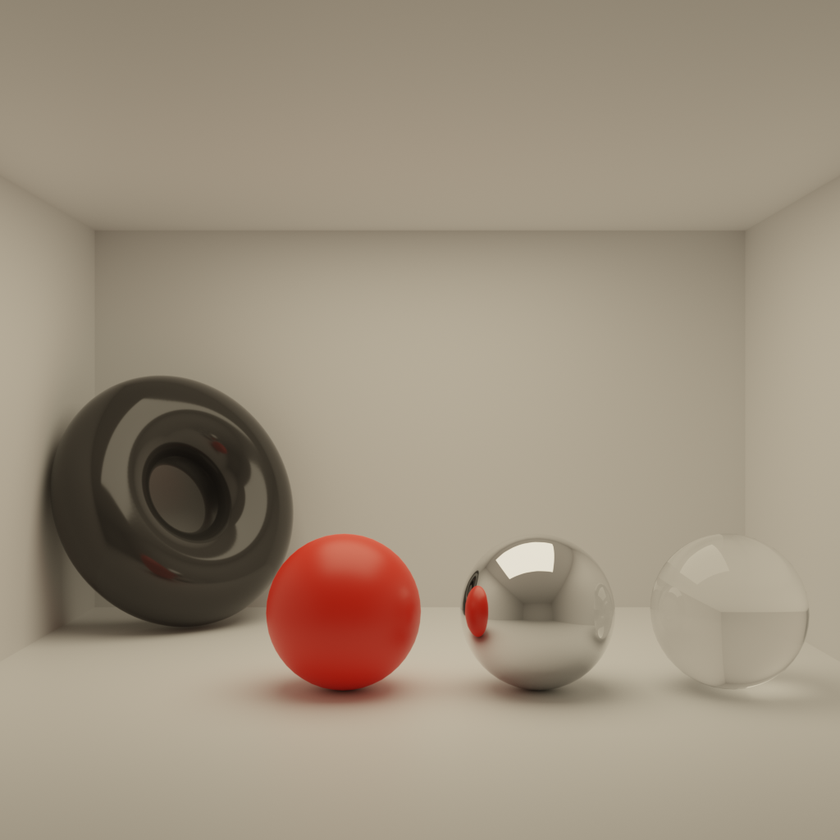
#> input picture pythonScripts/in/50000.png, 840 x 840 px, shrunk from 1024 x 1024 before the run
$ python addNoiseAndHisto.py
#> lines starting #> are read from the running program, lines starting #| are printed output that depends on the picture
#> in process, image is the input picture: shape (840, 840, 3); mean B, G, R 126.9, 144.2, 157.2
### pythonScripts/Noiser.py
import random

import numpy as np
import cv2
import sys
from datetime import datetime

def add_poisson_noise(image, intensity, intensityCorrection = False):

    if intensityCorrection:
        pixelMoyen = cv2.mean(image)
        intensiteMoyenne = (pixelMoyen[0] + pixelMoyen[1] + pixelMoyen[2]) / 3

    noise = np.random.poisson(intensity, image.shape)

    # Ajouter le bruit à l'image
    noisy_image = image + noise

    # Assurer que les valeurs restent dans la plage [0, 255]
    noisy_image = np.clip(noisy_image, 0, 255).astype(np.uint8)

    if intensityCorrection:
        pixelMoyen = cv2.mean(noisy_image)
        newintensiteMoyenne = (pixelMoyen[0] + pixelMoyen[1] + pixelMoyen[2]) / 3

        intensityDiff = intensiteMoyenne - newintensiteMoyenne

        noisy_image = noisy_image + intensityDiff
        noisy_image = np.clip(noisy_image, 0, 255).astype(np.uint8)

    return noisy_image

# [33 lines left out: functions add_gaussian_noise, addBlackNoise, not called in this run]

def add_white_noiseRGB(image, scale=0.1):
    # Générer le bruit blanc
#> called with scale = 0.4
    white_noise = np.random.rand(*image.shape) * scale

    # Ajouter le bruit à l'image
    noisy_image = image + white_noise * 255
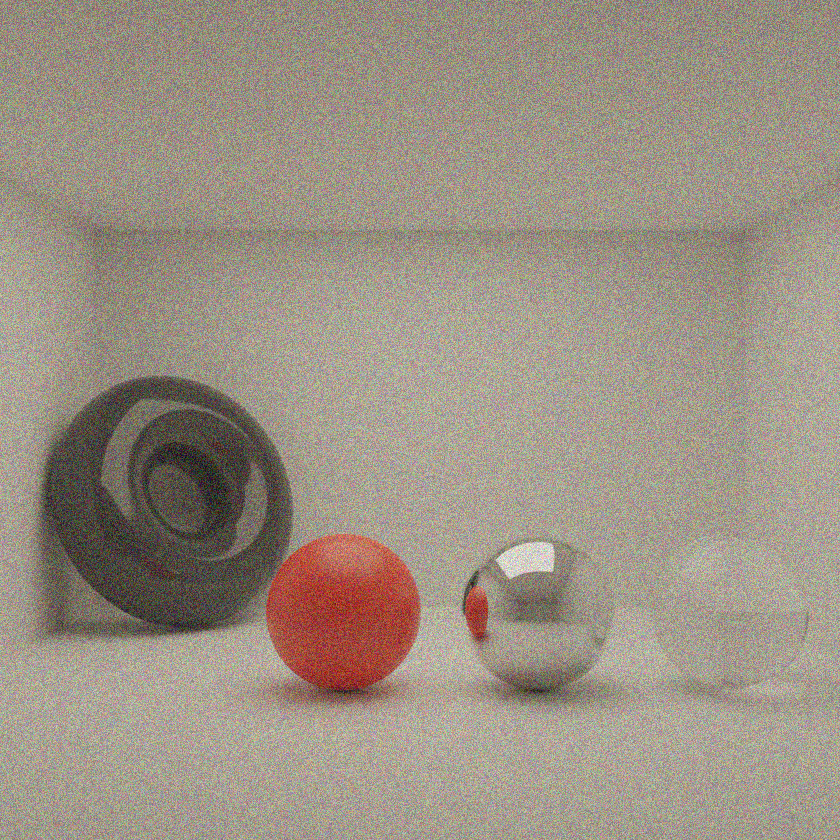
#> noisy_image: shape (840, 840, 3) float64; mean B, G, R 177.9, 195.2, 208.2; drawn with min black and max white

    noisy_image = np.clip(noisy_image, 0, 255).astype(np.uint8)
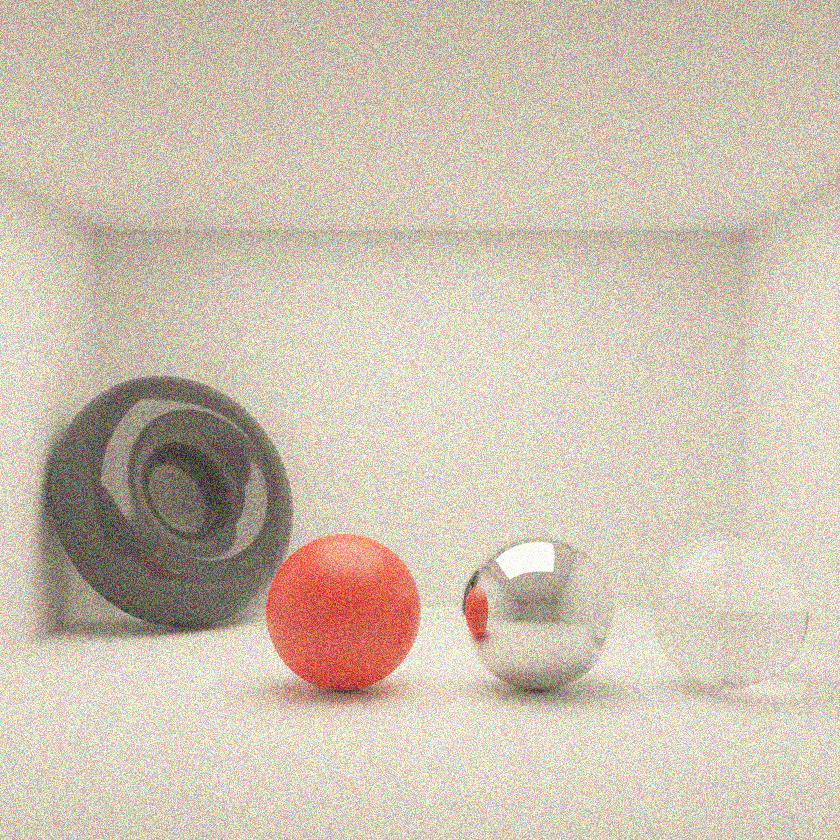
#> noisy_image: shape (840, 840, 3); mean B, G, R 177.4, 194.3, 206.4
#> in add_poisson_noise, `noisy_image = np.clip(noisy_image, 0, 255).astype(np.uint8)`:
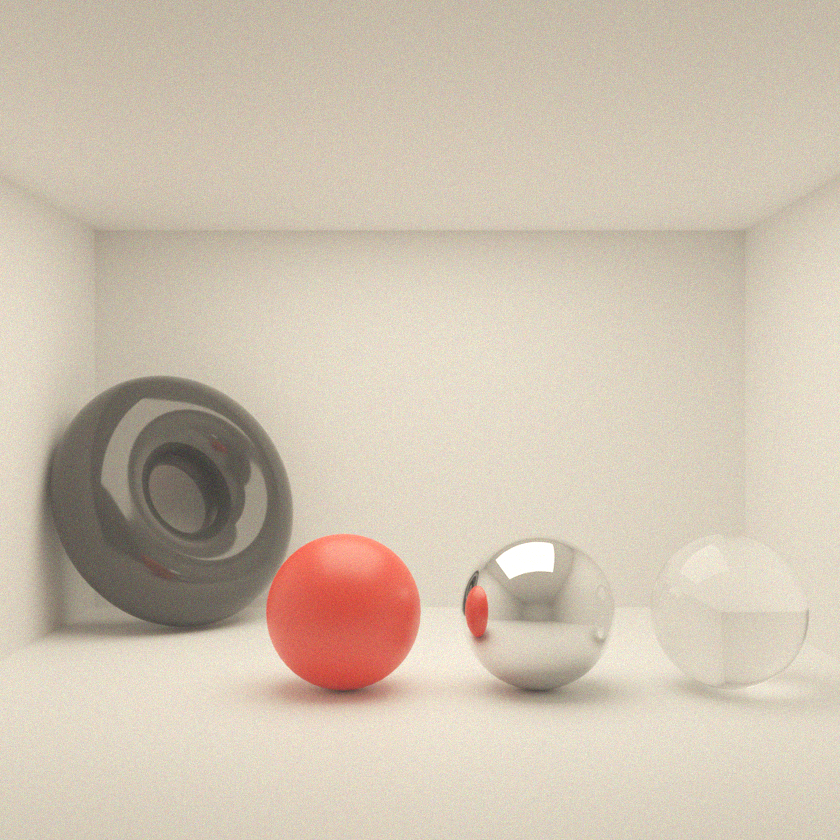
#> noisy_image: shape (840, 840, 3); mean B, G, R 176.9, 194.1, 207.1

    return noisy_image

# [22 lines left out: functions addBlackNoiseInDarkArea, addSaltPepperNoise, not called in this run]


def process(image_path):
    # Charger une image à partir du chemin spécifié
    image = cv2.imread(image_path)

    if image is None:
        print("Impossible de charger l'image. Assurez-vous que le chemin est correct.")
        sys.exit(1)

    # Ajouter le bruit à l'image
    #noisy_image = addBlackNoise(image, 10)
    #noisy_image = addSaltPepperNoise(image, 5)
    noisy_image = add_white_noiseRGB(image, 0.4)
    #noisy_image = add_gaussian_noise(image, 0, 20)
    #noisy_image = add_poisson_noise(image, 50, True)

    now = datetime.now()
    date_time_string = now.strftime("%Y_%m_%d_%H%M%S")

    cv2.imwrite('out/noisy_img' + date_time_string + '.png', noisy_image)


image_path = "./in/50000.png"

process(image_path)

### pythonScripts/shownoise.py
import cv2
import numpy as np
import argparse
from datetime import datetime
import matplotlib.pyplot as plt

import imgUtils

def rgb_to_fourier_cv2(img):

    img = cv2.cvtColor(img, cv2.COLOR_RGB2GRAY)
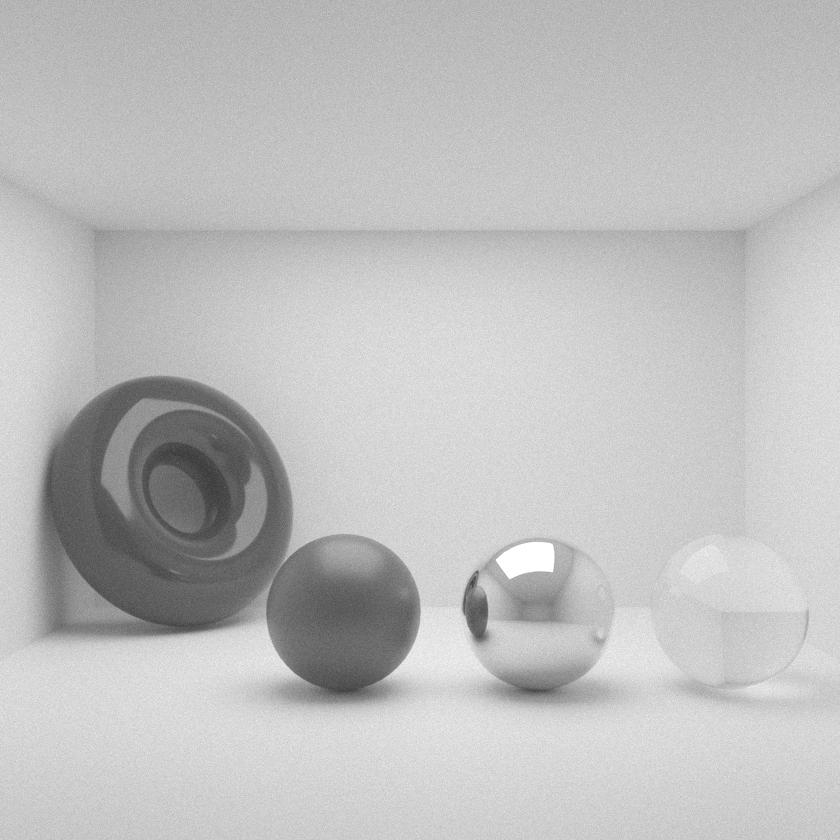
#> img: shape (840, 840); min 52, max 255, mean 190.5
    assert img is not None, "file could not be read, check with os.path.exists()"
    dft = cv2.dft(np.float32(img), flags=cv2.DFT_COMPLEX_OUTPUT)
    dft_shift = np.fft.fftshift(dft)
    magnitude_spectrum = 20 * np.log(cv2.magnitude(dft_shift[:, :, 0], dft_shift[:, :, 1]))
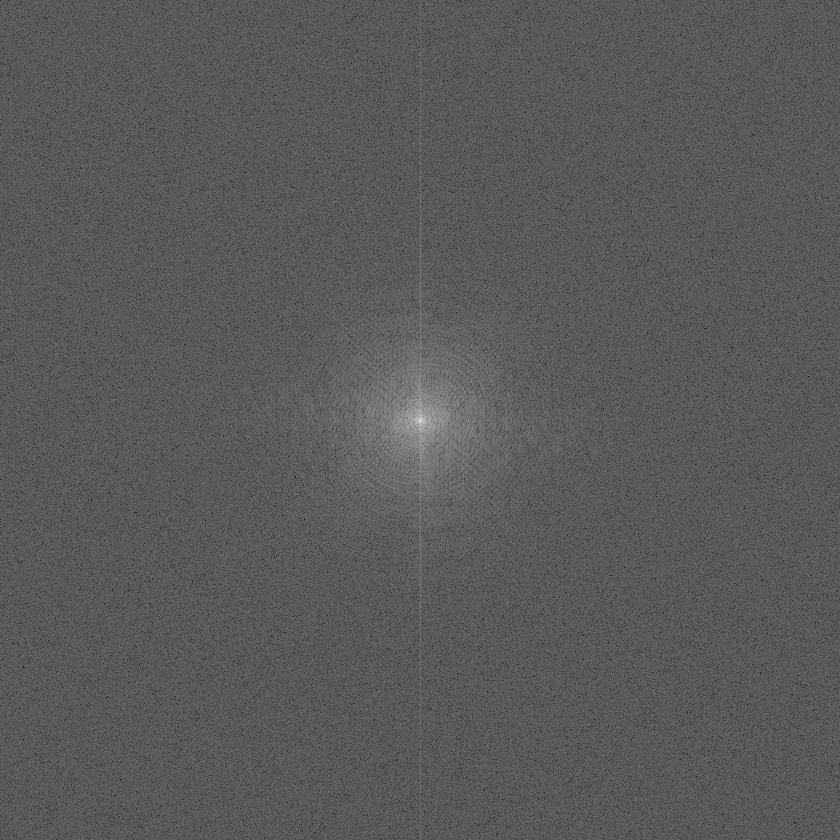
#> magnitude_spectrum: shape (840, 840) float32; min 46.29, max 374.3, mean 162.1; drawn with min black and max white
    plt.subplot(121), plt.imshow(img, cmap='gray')
    plt.title('Input Image'), plt.xticks([]), plt.yticks([])
    plt.subplot(122), plt.imshow(magnitude_spectrum, cmap='gray')
    plt.title('Magnitude Spectrum'), plt.xticks([]), plt.yticks([])
    plt.show()

    return magnitude_spectrum

# [64 lines left out: functions extract_noise_fromPath, extract_noise, not called in this run]

# [16 lines that do not run on import are left out]

### pythonScripts/imgUtils.py
import cv2
import matplotlib.pyplot as plt

# [13 lines left out: function writeHistoRGB, not called in this run]

def showHistoRGB(image, channel):

    # Calculer l'histogramme
#> called with channel = 0
    hist = cv2.calcHist([image], [channel], None, [256], [0, 256])
#> hist = 256 values, max 25058 at index 166, min 0 at index 0, mean 2755.5

    # Dessiner l'histogramme
    plt.figure()
    plt.title('Histogramme de l\'image')
    plt.xlabel('Niveau de gris')
    plt.ylabel('Nombre de pixels')
    plt.plot(hist)
    plt.xlim([0, 256])
    plt.show()
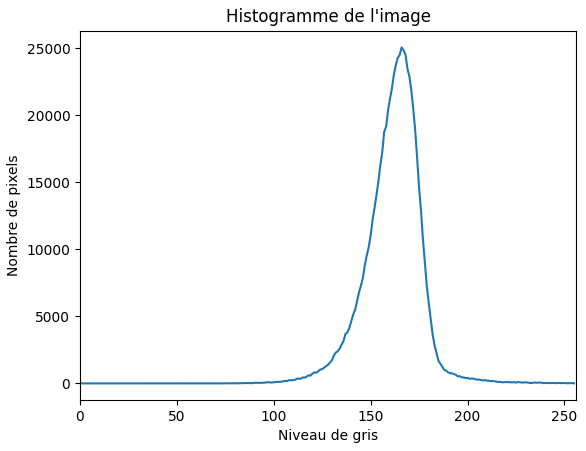
#> figure drawn by matplotlib, 1 panel; curve peaks at x = 166, y = 25058

# [37 lines left out: functions writeHistoRGB_allChannels, show_image, not called in this run]

### pythonScripts/addNoiseAndHisto.py
import cv2
from datetime import datetime

import shownoise
import Noiser
import imgUtils

image_path = "./in/50000.png"
img = image = cv2.imread(image_path)

now = datetime.now()
date_time_string = now.strftime("%Y_%m_%d_%H%M%S")

noisyImg = Noiser.add_poisson_noise(img, 50)

#noise = shownoise.extract_noise(img, noisyImg, 0, 1)

fourier = shownoise.rgb_to_fourier_cv2(noisyImg)

# cv2.imwrite("out/" + date_time_string + ".png", noise)
#imgUtils.writeHistoRGB(fourier, 0, date_time_string)

imgUtils.showHistoRGB(fourier, 0)
